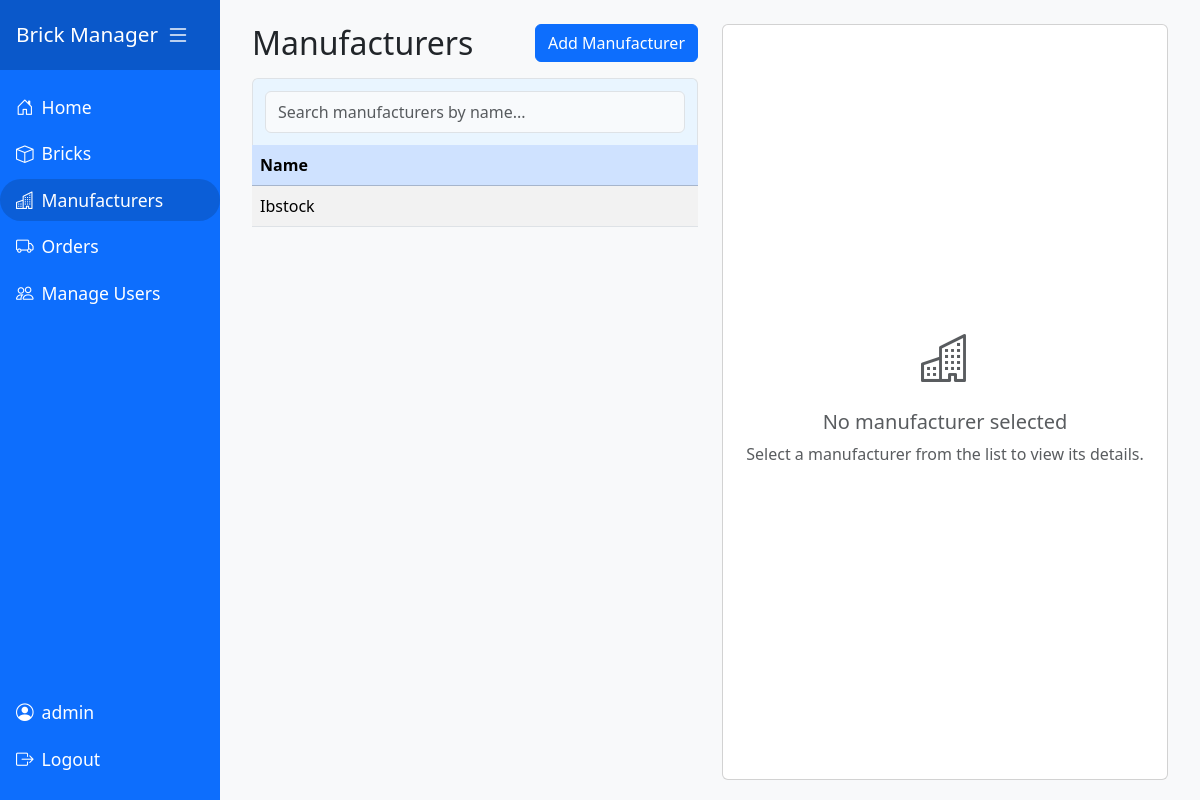
/manufacturers (signed in), run on an earlier commit of the app's database.
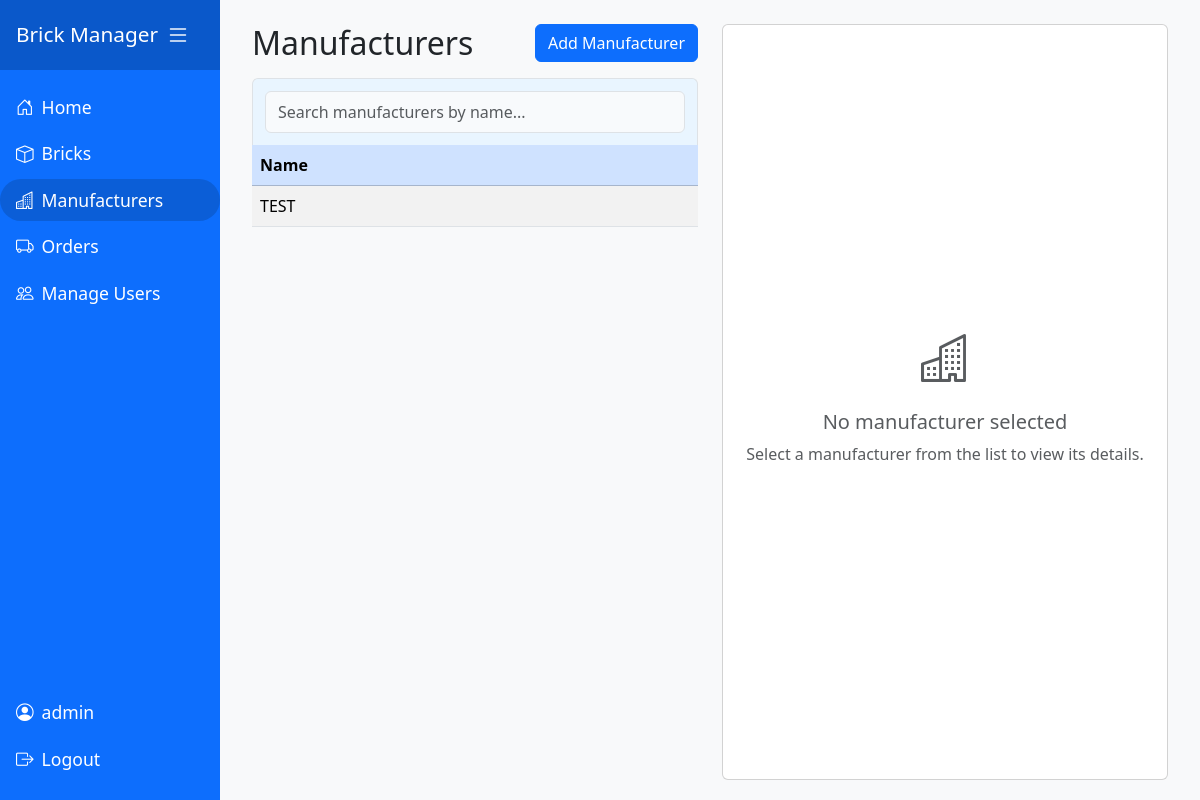
And on a later commit of the database.
### models.py (models this page shows)
class Manufacturer(db.Model):
    id = db.Column(db.Integer, primary_key=True)
    name = db.Column(db.String(150), nullable=False, unique=True)
    address = db.Column(db.String(250), nullable=True)
    phoneNo = db.Column(db.String(50), nullable=True)
    email = db.Column(db.String(120), nullable=True)
    bricks = db.relationship('Brick', backref='manufacturer', lazy=True)

### manufacturers.py (the view)
@manufacturers_bp.route('/manufacturers')
@manufacturers_bp.route('/manufacturers/<int:selected_id>')
def manufacturers(selected_id=None):
    allManufacturers = ManufacturerMediator.get_all_manufacturers()
    def manufacturer_to_dict(m):
        return {
            'id': m.id,
            'name': m.name,
            'address': m.address,
            'phoneNo': m.phoneNo,
            'email': m.email,
            'bricks': [{'id': b.id, 'name': b.name} for b in m.bricks]
        }
    manufacturer_dicts = [manufacturer_to_dict(m) for m in allManufacturers]
    if selected_id is None:
        selected_manufacturer_id = None
    else:
        selected_manufacturer_id = selected_id
    return render_template('manufacturers.html', manufacturers=manufacturer_dicts, selected_manufacturer_id=selected_manufacturer_id)

### app.py (called while the page is built)
@app.before_request
def require_login():
    allowedRoutes = ['users.login']
    endpoint = request.endpoint
    if endpoint is None:
        return  # Let Flask handle it
    if endpoint in allowedRoutes or endpoint.startswith('static'):
        return  # Allow access
    if not session.get('userId'):
        return redirect(url_for('users.login', next=request.url))

### mediators/manufacturer_mediator.py (called while the page is built)
    @staticmethod
    def get_all_manufacturers():
        return ManufacturerDB.get_all()

### persistence/manufacturer_db.py (called while the page is built)
    @staticmethod
    def get_all():
        return Manufacturer.query.all()

### templates/manufacturers.html (shortened to what this page needs)
{% extends 'base.html' %}
{% block content %}
<div class="row flex-lg-nowrap" style="height: 100%; min-height: 500px;">
    <div class="col-lg-4 col-12 d-flex flex-column">
        <div class="d-flex justify-content-between align-items-center mb-3">
            <h2 class="mb-0">Manufacturers</h2>
            {% if session.get('userId') %}
            <a href="{{ url_for('manufacturers.addManufacturer') }}{% if selected_manufacturer_id %}?selected_manufacturer_id={{ selected_manufacturer_id }}{% endif %}" class="btn btn-primary ms-3">Add Manufacturer</a>
            {% endif %}
        </div>
        <div class="table-responsive bricks-table-responsive flex-grow-1">
            <div class="table-search-container d-flex align-items-center gap-2 position-relative" style="z-index: 10;">
                <input type="text" id="manufacturer-search-box" class="form-control table-search-box" placeholder="Search manufacturers by name...">
            </div>
            <table class="table table-striped table-hover align-middle" id="manufacturers-table">
                <colgroup>
                    <col style="width: 100%">
                </colgroup>
                <thead class="table-primary">
                    <tr>
                        <th>Name</th>
                    </tr>
                </thead>
                <tbody>
                {% for m in manufacturers %}
                    <tr class="manufacturer-row" data-manufacturer='{{ m | tojson | safe }}' data-id="{{ m.id }}">
                        <td>{{ m.name }}</td>
                    </tr>
                {% endfor %}
                </tbody>
            </table>
        </div>
    </div>
    <div class="col-lg-8 col-12 d-flex flex-column" style="height: 100%;">
        <div id="manufacturer-placeholder-panel" class="card flex-grow-1 h-100">
            <div class="card-body d-flex flex-column h-100 align-items-center justify-content-center text-muted">
                <div class="text-center">
                    <i class="bi bi-buildings" style="font-size: 3rem;"></i>
                    <h5 class="mt-3">No manufacturer selected</h5>
                    <p>Select a manufacturer from the list to view its details.</p>
                </div>
            </div>
        </div>
    </div>
</div>
{% set manufacturer_bricks = {} %}{% for m in manufacturers %}{% set _ = manufacturer_bricks.update({m.id: m.bricks|map(attribute='name')|list}) %}{% endfor %}
<link rel="stylesheet" href="{{ url_for('static', filename='css/manufacturers.css') }}">
{% endblock %}

What changed in the data, as far as the page shows it:
removed Manufacturer: name "Ibstock"
added Manufacturer: name "TEST"
